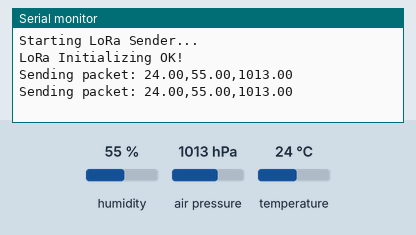
Simulated run of this sketch. Board: Arduino Uno, built with avr-gcc and run on an emulated ATmega328P. On the bench: the last lines printed to the serial monitor. Inputs (shaded band) come from the test bench; at power-on: humidity 55 %, air pressure 1013 hPa, temperature 24 °C. No radio packets arrive unless stated.

Above: at 5.9 s.
6.0 s: humidity set to 22 %
At 11.4 s:
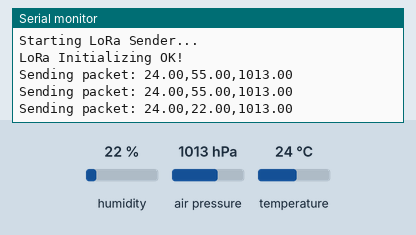
12.1 s: air pressure set to 952 hPa
At 16.0 s:
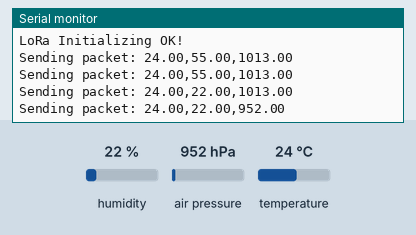
18.2 s: temperature set to 12 °C
At 21.7 s:
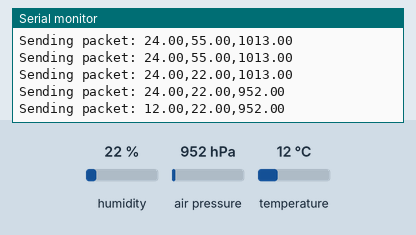
24.3 s: air pressure set to 975 hPa
At 26.3 s:
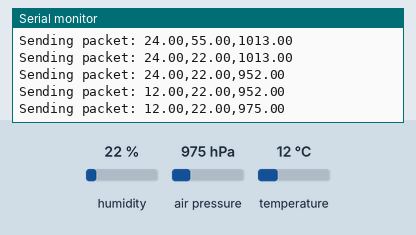
30.4 s: humidity set to 40 %
At 32.0 s:
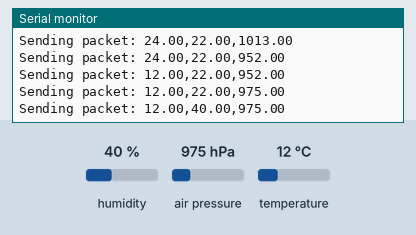
Timing chart, 0 to 33.5 s (numbered marks = the images above; inputs shaded):
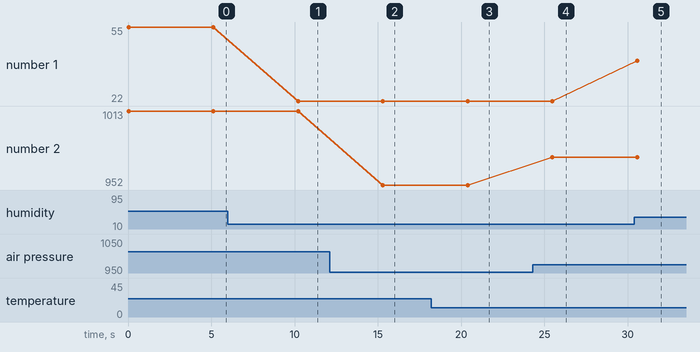

The sketch:

lora_sender.ino
```cpp
#include <SPI.h>
#include <LoRa.h>
#include <Wire.h>
#include <Adafruit_Sensor.h>
#include <Adafruit_BMP280.h>
#include "DHT.h"

#define SS_PIN    5
#define RST_PIN   14
#define DIO0_PIN  2
#define DHTPIN    4
#define DHTTYPE   DHT11

DHT dht(DHTPIN, DHTTYPE);
Adafruit_BMP280 bmp;

void setup() {
  Serial.begin(115200);
  while (!Serial);

  dht.begin();
  if (!bmp.begin(0x76)) {
    Serial.println("Could not find a valid BMP280 sensor, check wiring!");
    while (1);
  }

  Serial.println("Starting LoRa Sender...");
  LoRa.setPins(SS_PIN, RST_PIN, DIO0_PIN);

  if (!LoRa.begin(433E6)) {
    Serial.println("Starting LoRa failed!");
    while (1);
  }
  Serial.println("LoRa Initializing OK!");
}

void loop() {
  float temp = dht.readTemperature();
  float hum = dht.readHumidity();
  float press = bmp.readPressure() / 100.0F;

  if (isnan(temp) || isnan(hum)) {
    Serial.println("Failed to read from DHT sensor!");
    return;
  }

  String dataPacket = String(temp) + "," + String(hum) + "," + String(press);

  Serial.print("Sending packet: ");
  Serial.println(dataPacket);

  LoRa.beginPacket();
  LoRa.print(dataPacket);
  LoRa.endPacket();

  delay(5000);
}
```

Measured:
- after the input at 6.0 s, the serial monitor: prints a new line after 4.2 s (image 1)
- after the input at 12.1 s, the serial monitor: prints a new line after 3.2 s (image 2)
- after the input at 18.2 s, the serial monitor: prints a new line after 2.2 s (image 3)
- after the input at 24.3 s, the serial monitor: prints a new line after 1.2 s (image 4)
- after the input at 30.4 s, the serial monitor: prints a new line after 0.16 s (image 5)
- plotted number 1: 55 → 22 after the input at 6.0 s, 22 → 40 after the input at 30.4 s
- plotted number 2: 1013 → 952 after the input at 12.1 s, 952 → 975 after the input at 24.3 s
